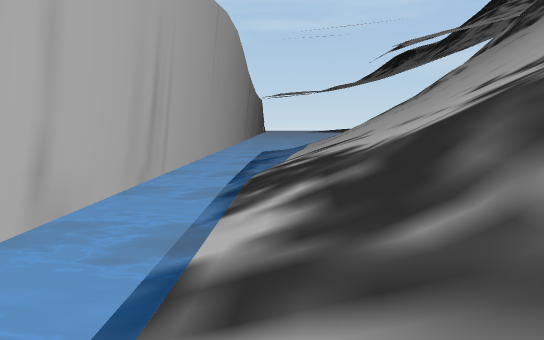
view 1 (above)

13 first-person views from a walk through a Unity game level. The camera is 0.42 m above the floor, tilts 6° down and sees 70° across. The floor is counted in squares, 1 m on a side. Each view is taken from the middle of a square. On the plan, view 1 faces up. The plan holds only what a view shows up to about 9 squares ahead; the rest is blank. The place goes on beyond the plan.

view 2
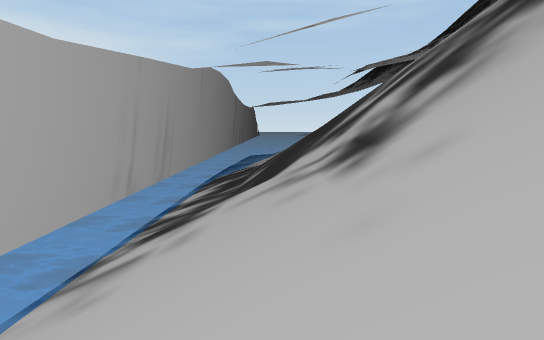

view 3
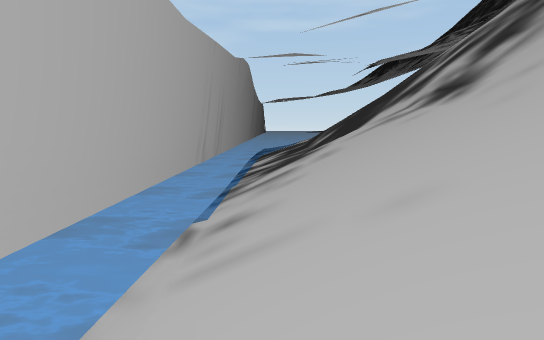

view 4
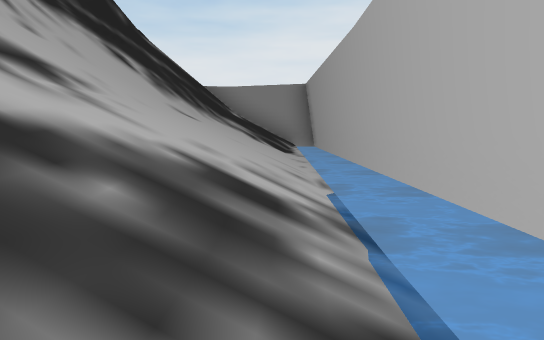

view 5
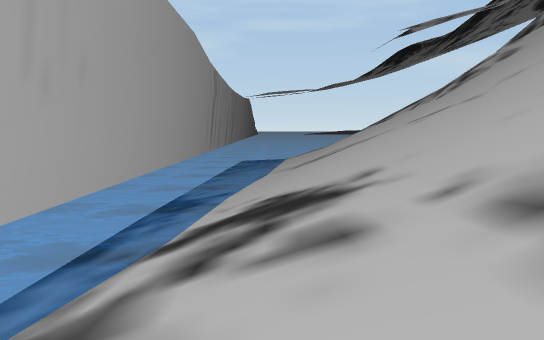

view 6
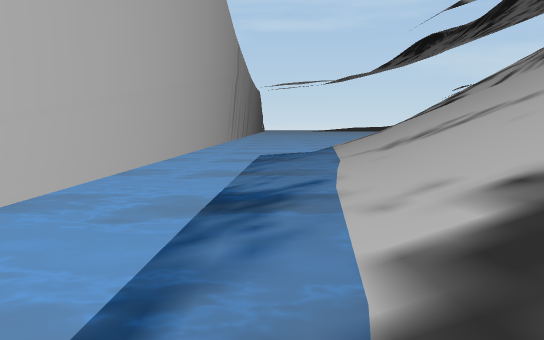

view 7
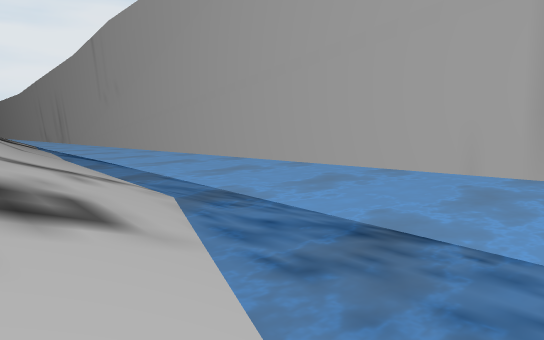

view 8
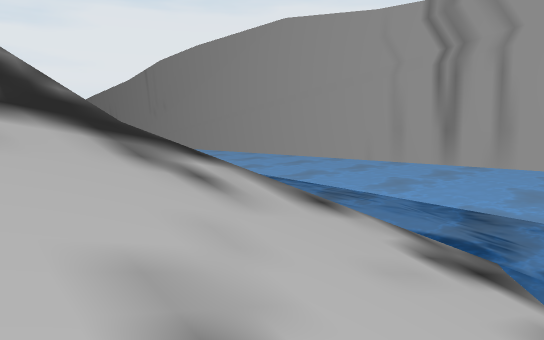

view 9
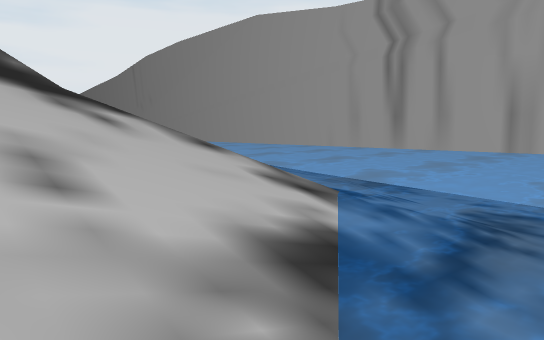

view 10
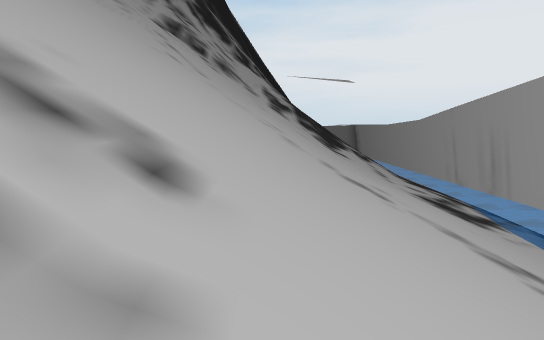

view 11
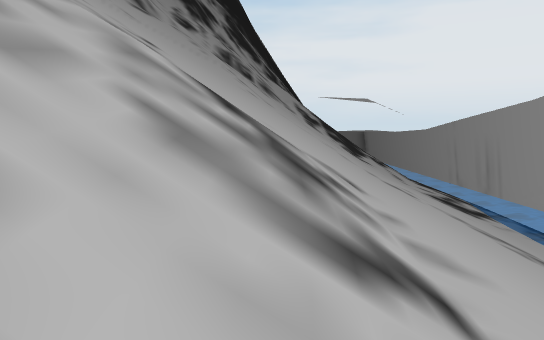

view 12
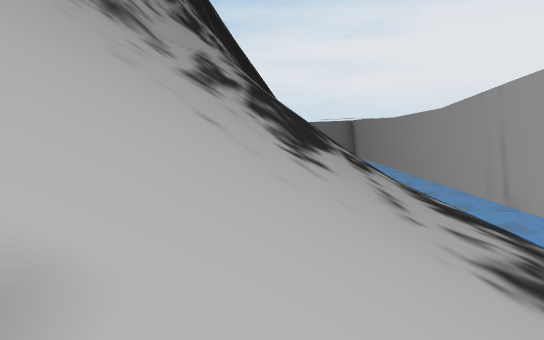

view 13
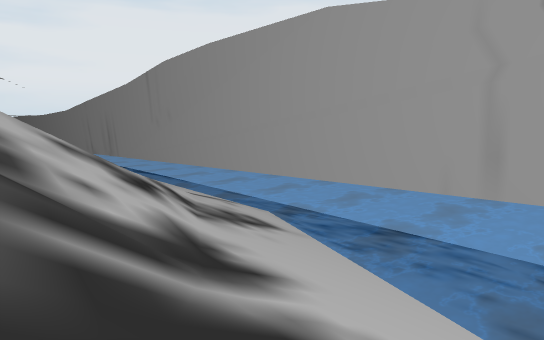

### Floor plan
Key: @ floor where view 1 was taken; # wall or solid block; . main floor; : floor 0.05 m higher than the main floor; / step, stairs or slope; ~ water the walk can cross; ≈ water the walk keeps out of.
Columns run from 1 left of view 1 to 6 right of it. Each row starts with its distance up from view 1.
 22     ~~~.
 21 #≈≈~~~//
 20 #≈≈~~///
 19 #≈~~~ //
 18 #≈~~//#
 17 #~~~/##
 16 #~~//
 15 #~~////
 14 #~~///#
 13 #~~///#
 12 #~~///#
 11 #~.//##
 10 #~///##
  9 #~///#
  8 #~///#
  7 #~//##
  6 #~//#
  5 #://#
  4 #///#
  3 #///#
  2 #/###
  1 #/##
  0 #@##
 -1 #//#
 -2 #//#
 -3 #//#
 -4 #//
 -5 #/
 -6 #/
 -7 #

Positions as (right, up) in squares from view 1, and headings:
1: (0, 0), facing up
2: (1, -4), facing up
3: (0, -5), facing up
4: (0, 1), facing down
5: (1, 4), facing up
6: (0, 6), facing up
7: (3, 18), facing down-left
8: (6, 21), facing down-left
9: (6, 22), facing down-left
10: (4, 13), facing down
11: (5, 15), facing down
12: (3, 9), facing down
13: (5, 19), facing down-left
